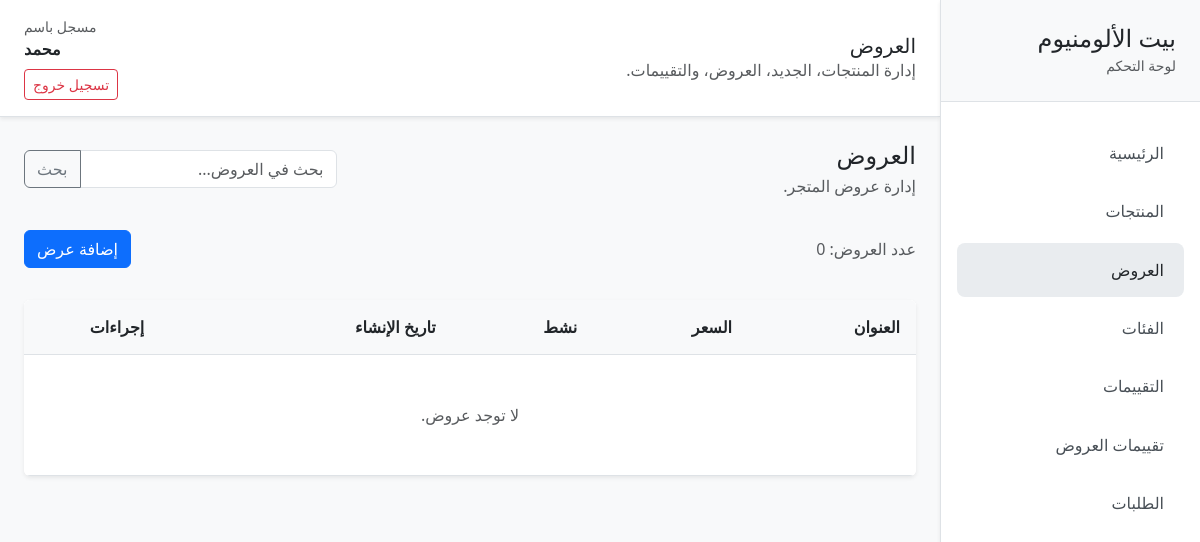
/dashboard/offers/ (signed in), run on an earlier commit of the app's database.
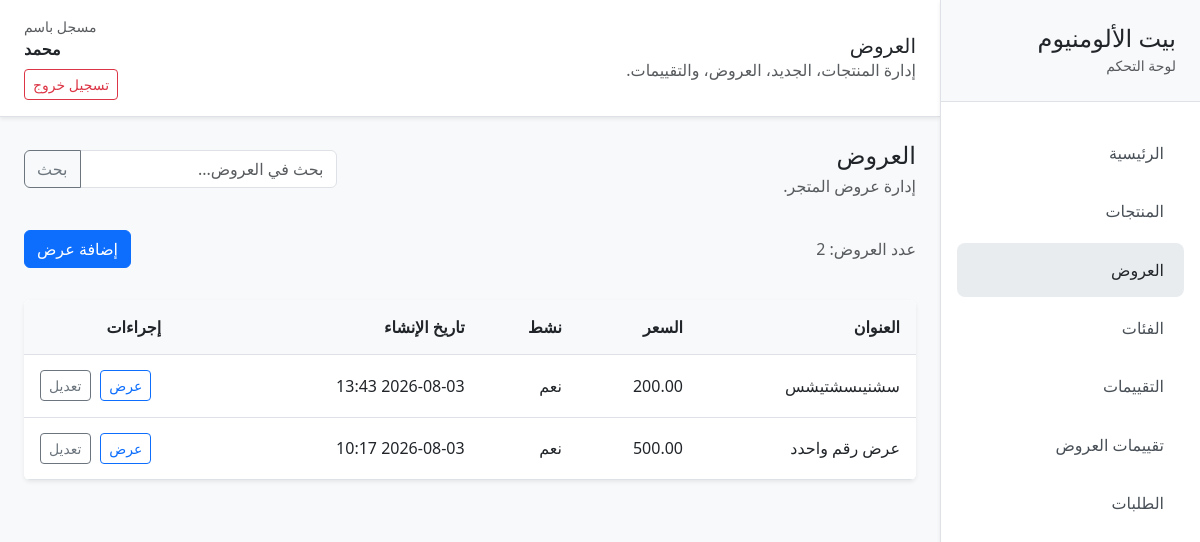
And on a later commit of the database.
### offers/models.py (models this page shows, shortened)
class Offer(models.Model):
    subTitle = models.CharField(max_length=200)
    title = models.CharField(max_length=200)
    category = models.ForeignKey(
        Category,
        on_delete=models.SET_NULL,
        null=True,
        blank=True,
        related_name="offers",
    )
    description = models.TextField(blank=True, null=True)
    price = models.DecimalField(max_digits=10, decimal_places=2)
    old_price = models.DecimalField(max_digits=10, decimal_places=2, blank=True, null=True)
    image = models.ImageField(upload_to='offers/')
    image_2 = models.ImageField(upload_to='offers/', null=True, blank=True)
    image_3 = models.ImageField(upload_to='offers/', null=True, blank=True)
    image_4 = models.ImageField(upload_to='offers/', null=True, blank=True)
    image_5 = models.ImageField(upload_to='offers/', null=True, blank=True)
    price_details = models.TextField(null=True, blank=True)
    specs = models.TextField(null=True, blank=True)
    features = models.TextField(null=True, blank=True)
    stock = models.PositiveIntegerField(default=0)
    is_active = models.BooleanField(default=True)
    created_at = models.DateTimeField(auto_now_add=True)

### offers/views.py (the view)
# urls.py: path('dashboard/offers/', views.dashboard_offers, name='dashboard_offers'),
@login_required
def dashboard_offers(request):
    offers = Offer.objects.order_by('-created_at')
    search_query = request.GET.get('search', '').strip()
    queryset = _filter_queryset_by_search(offers, search_query, ['title', 'subTitle', 'description'])
    page_obj = _paginate_queryset(request, queryset)
    context = {
        'search_query': search_query,
        'page_obj': page_obj,
        'active_page': 'offers',
        'result_count': queryset.count(),
    }
    return render(request, 'offers/dashboard/offers_list.html', context)

### offers/views.py (called while the page is built)
def _filter_queryset_by_search(queryset, search_query, fields):
    if not search_query or not fields:
        return queryset
    query = Q()
    for field in fields:
        query |= Q(**{f"{field}__icontains": search_query})
    return queryset.filter(query)

def _paginate_queryset(request, queryset, per_page=15):
    paginator = Paginator(queryset, per_page)
    page_number = request.GET.get('page')
    return paginator.get_page(page_number)

### offers/templates/offers/dashboard/offers_list.html (shortened to what this page needs)
{% extends 'products/base.html' %}
{% block page_title %}العروض{% endblock %}
{% block content %}
<div class="d-flex flex-column gap-3">
  <div class="d-flex flex-column flex-md-row justify-content-between align-items-start align-items-md-center gap-3 mb-3">
    <div>
      <h2 class="h4 mb-1">العروض</h2>
      <p class="text-muted mb-0">إدارة عروض المتجر.</p>
    </div>
    <form method="get" class="search-box">
      <div class="input-group">
        <input type="search" name="search" class="form-control" placeholder="بحث في العروض..." value="{{ search_query }}" />
        <button class="btn btn-outline-secondary" type="submit">بحث</button>
      </div>
    </form>
  </div>
  <div class="d-flex justify-content-between align-items-center mb-3">
    <span class="text-muted">عدد العروض: {{ result_count }}</span>
    <a href="{% url 'offers:add_offer' %}" class="btn btn-primary">إضافة عرض</a>
  </div>
  <div class="table-responsive shadow-sm rounded overflow-hidden bg-white">
    <table class="list-table mb-0">
      <thead>
        <tr>
          <th class="text-start">العنوان</th>
          <th class="text-start">السعر</th>
          <th class="text-start">نشط</th>
          <th class="text-start">تاريخ الإنشاء</th>
          <th class="text-center">إجراءات</th>
        </tr>
      </thead>
      <tbody>
        {% for offer in page_obj.object_list %}
        <tr class="clickable-row" data-href="{% url 'offers:offer_details' offer.pk %}">
          <td>{{ offer.title }}</td>
          <td>{{ offer.price }}</td>
          <td>{% if offer.is_active %}نعم{% else %}لا{% endif %}</td>
          <td>{{ offer.created_at|date:'Y-m-d H:i' }}</td>
          <td class="text-end table-actions">
            <a href="{% url 'offers:offer_details' offer.pk %}" class="btn btn-sm btn-outline-primary">عرض</a>
            <a href="{% url 'offers:edit_offer' offer.pk %}" class="btn btn-sm btn-outline-secondary">تعديل</a>
          </td>
        </tr>
        {% empty %}
        <tr><td colspan="5" class="py-5 text-center text-muted">لا توجد عروض.</td></tr>
        {% endfor %}
      </tbody>
    </table>
  </div>
</div>
{% endblock %}

### products/templates/products/base.html (shortened to what this page needs)
<!doctype html>
<html lang="ar" dir="rtl">
  <head>
    <link
      href="https://cdn.jsdelivr.net/npm/bootstrap@5.3.3/dist/css/bootstrap.rtl.min.css"
      rel="stylesheet"
    />
  </head>
  <body class="bg-light">
    <div class="dashboard-shell d-flex min-vh-100">
      <aside class="dashboard-sidebar bg-white border-end shadow-sm">
        <div class="sidebar-brand px-4 py-4 border-bottom">
          <h4 class="mb-0">بيت الألومنيوم</h4>
          <small class="text-muted">لوحة التحكم</small>
        </div>
        <nav class="sidebar-nav px-3 py-4">
          <a
            class="sidebar-link {% if active_page == 'dashboard' %}active{% endif %}"
            href="{% url 'dashboard:dashboard' %}"
          >
            الرئيسية
          </a>
          <a
            class="sidebar-link {% if active_page == 'products' %}active{% endif %}"
            href="{% url 'dashboard:dashboard_products' %}"
          >
            المنتجات
          </a>
          <a
            class="sidebar-link {% if active_page == 'offers' %}active{% endif %}"
            href="{% url 'offers:dashboard_offers' %}"
          >
            العروض
          </a>
          <a
            class="sidebar-link {% if active_page == 'categories' %}active{% endif %}"
            href="{% url 'dashboard:dashboard_categories' %}"
          >
            الفئات
          </a>
          <a
            class="sidebar-link {% if active_page == 'reviews' %}active{% endif %}"
            href="{% url 'dashboard:dashboard_reviews' %}"
          >
            التقييمات
          </a>
          <a
            class="sidebar-link {% if active_page == 'offer_reviews' %}active{% endif %}"
            href="{% url 'offers:dashboard_offer_reviews' %}"
          >
            تقييمات العروض
          </a>
          <a
            class="sidebar-link {% if active_page == 'orders' %}active{% endif %}"
            href="{% url 'orders:dashboard_orders' %}"
          >
            الطلبات
          </a>
        </nav>
      </aside>
      <main class="dashboard-main flex-grow-1">
        <header
          class="dashboard-header bg-white border-bottom py-3 px-4 shadow-sm"
        >
          <div class="d-flex justify-content-between align-items-center">
            <div>
              <h1 class="h5 mb-0">
                {% block page_title %}لوحة التحكم{% endblock %}
              </h1>
              <p class="text-muted mb-0">
                إدارة المنتجات، الجديد، العروض، والتقييمات.
              </p>
            </div>
            {% if user.is_authenticated %}
            <div class="text-end">
              <div class="small text-muted">مسجل باسم</div>
              <div class="fw-semibold">{{ user.username }}</div>
              <a
                href="{% url 'accounts:logout' %}"
                class="btn btn-sm btn-outline-danger mt-2"
                >تسجيل خروج</a
              >
            </div>
            {% endif %}
          </div>
        </header>
        <section class="dashboard-content p-4">
          {% block content %}{% endblock %}
        </section>
      </main>
    </div>
  </body>
</html>

### products/templates/products/base.html (style rules this page uses)
body { margin: 0; overflow: hidden; }
.dashboard-shell { height: 100vh; }
.dashboard-sidebar { position: fixed; top: 0; right: 0; width: 260px; height: 100vh; overflow-y: auto; background: #fff; border-left: 1px solid #dee2e6; z-index: 1000; }
.sidebar-brand { background: #f8f9fa; }
.sidebar-nav { display: flex; flex-direction: column; gap: 0.25rem; }
.sidebar-link { display: block; padding: 0.95rem 1.25rem; color: #495057; border-radius: 0.5rem; text-decoration: none; transition: background 0.15s ease, color 0.15s ease; }
.sidebar-link:hover, .sidebar-link.active { background: #e9ecef; color: #212529; }
.dashboard-main { margin-right: 260px; height: 100vh; overflow-y: auto; overflow-x: hidden; }
.dashboard-header { position: sticky; top: 0; z-index: 100; background: #fff; }
.dashboard-content { min-height: calc(100vh - 92px); }
.list-table { width: 100%; border-collapse: collapse; background: #fff; }
.list-table th, .list-table td { padding: 0.95rem 1rem; border-bottom: 1px solid #dee2e6; vertical-align: middle; }
.list-table th { background: #f8f9fa; text-align: left; font-weight: 600; }
.clickable-row { cursor: pointer; transition: background 0.15s ease; }
.table-actions a, .table-actions button { margin-right: 0.35rem; }
.search-box { max-width: 420px; }

What changed in the data, as far as the page shows it:
added Offer: title "سشنيىسشتيشس", price "200.00", is_active "نعم", created_at "2026-08-03 13:43"
added Offer: title "عرض رقم واحدد", price "500.00", is_active "نعم", created_at "2026-08-03 10:17"
Also different on the page:
{{ result_count }}: "0" → "2"
text no longer shown: "لا توجد عروض."
